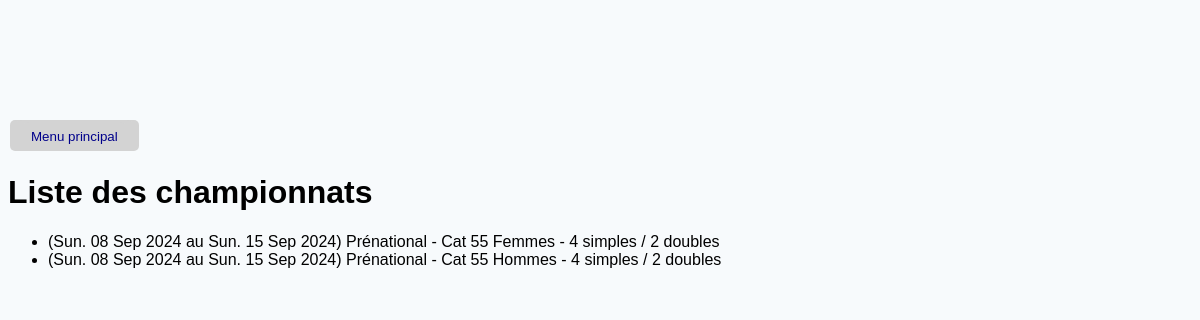
/list_championships, run on the app's committed database.
### TennisModel.py (models this page shows)
class Championship(db.Model):
    __tablename__ = 'championship'
    id = db.Column(db.Integer, primary_key=True)
    name = db.Column(db.String(50), nullable=False)
    startDate = db.Column(db.Date, nullable=False)
    endDate = db.Column(db.Date, nullable=False)
    gender = db.Column(db.Integer, nullable=False)  # Champ masculin/féminin (0 pour masculin, 1 pour féminin)
    ageCategory = db.Column(db.String(20), nullable=False)
    singlesCount = db.Column(db.Integer, nullable=False)
    doublesCount = db.Column(db.Integer, nullable=False)
    pools = relationship('Pool', back_populates='championship')
    def __repr__(self):
        return f'{self.name}'

### flask_app.py (the view)
@app.route('/list_championships')
def list_championships():
    championships = Championship.query.all()
    app.logger.debug(f'championships: {championships}')
    return render_template('list_championships.html', championships=championships)

### flask_app.py (called while the page is built)
@app.before_request
def create_tables():
    db.create_all()

### templates/list_championships.html (shortened to what this page needs)
{% extends 'base.html' %}
{% block main %}
  {% if championships %}
  <h1>Liste des championnats</h1>
  <ul>
    {% for championship in championships %}
      {% set gender = 'Hommes' if championship.gender == 0 else 'Femmes' %}
      <li>({{ championship.startDate.strftime('%a. %d %b %Y') }} au {{ championship.endDate.strftime('%a. %d %b %Y') }}) {{ championship.name }} - Cat {{ championship.ageCategory }} {{ gender }} - {{ championship.singlesCount }} simples / {{ championship.doublesCount }} doubles</li>
    {% endfor %}
  </ul>
  {% else %}
  <p style="font-size: 16px; text-align: center;">Pas de championnat! ✌️</p>
  {% endif %}
{% endblock %}

### templates/base.html (shortened to what this page needs)
<!DOCTYPE html>
<html lang="fr">
<head>
    <link rel="stylesheet" href="{{ url_for('static', filename='css/style.css')}}">
</head>
<body>
    {% block main %}
    {% endblock main %}
</body>
</html>

### templates/partials/_menu.html
    <table class="menu">
        <tr>
            <td><a href="{{ url_for('welcome') }}"><button>Menu principal</button></a></td>
        </tr>
    </table>

### static/css/style.css (style rules this page uses)
body { background-color: #F7FAFC; justify-content: center; margin-top: 10%; font-family: Arial, Helvetica, sans-serif; }
a { color: #1E1E2D; font-size: 16px; font-weight: 600; text-decoration: none; }
button { color: darkblue; background-color: lightgray; padding: 7px; border: none; border-radius: 5px; border-collapse: collapse; }
table.menu tr, table.menu td { border: none; display: inline; text-align: center; color: darkblue; background-color: lightgray; padding: 7px; margin-bottom: 20px; border-radius: 5px; border-collapse: collapse; font-size: 16px; }
th, td { border: 1px solid #ddd; padding: 8px; text-align: center; }

### data on the page
Championship: startDate "Sun. 08 Sep 2024", endDate "Sun. 15 Sep 2024", name "Prénational", ageCategory "55", gender "Femmes", singlesCount "4", doublesCount "2"
Championship: startDate "Sun. 08 Sep 2024", endDate "Sun. 15 Sep 2024", name "Prénational", ageCategory "55", gender "Hommes", singlesCount "4", doublesCount "2"
